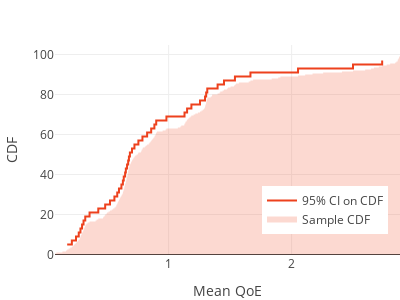

The cell this chart's notebook holds for it:
### Code cell
custom_layout = {
    "width":400,
    "height":300,
    "margin":dict(l=55, r=0, t=45, b=45),
    "legend": dict(x=0.6, 
                   y=0.1, 
                   orientation='v')
}
figure.update_layout(custom_layout)
figure.show()

### Figure 1 — Plotly figure (JSON) as saved in the notebook; plotly's stock layout.template omitted (floating-point values rounded to 4 significant figures; data arrays with more than 128 entries replaced by an {"elided": "..."} marker saying what was removed)
{"data": [{"line": {"shape": "hv"}, "marker": {"color": "rgba(237, 65, 29, 1)"}, "name": "95% CI on CDF", "type": "scatter", "x": [0.175, 0.213, 0.247, 0.269, 0.283, 0.296, 0.308, 0.322, 0.357, 0.428, 0.484, 0.523, 0.559, 0.582, 0.596, 0.616, 0.628, 0.635, 0.646, 0.652, 0.662, 0.671, 0.677, 0.685, 0.702, 0.722, 0.754, 0.787, 0.825, 0.858, 0.884, 0.899, 0.982, 1.129, 1.15, 1.185, 1.255, 1.296, 1.305, 1.314, 1.398, 1.45, 1.539, 1.665, 2.052, 2.499, 2.736, null], "y": [5, 7, 9, 11, 13, 15, 17, 19, 21, 23, 25, 27, 29, 31, 33, 35, 37, 39, 41, 43, 45, 47, 49, 51, 53, 55, 57, 59, 61, 63, 65, 67, 69, 71, 73, 75, 77, 79, 81, 83, 85, 87, 89, 91, 93, 95, 97, 99]}, {"fill": "tozeroy", "fillcolor": "rgba(237, 65, 29, 0.2)", "line": {"shape": "hv"}, "mode": "none", "name": "Sample CDF", "opacity": 0.2, "type": "scatter", "x": {"elided": "199 float values"}, "y": {"elided": "199 float values"}}], "layout": {"height": 300, "legend": {"orientation": "v", "x": 0.6, "y": 0.1}, "margin": {"b": 45, "l": 55, "r": 0, "t": 45}, "width": 400, "xaxis": {"title": {"text": "Mean QoE"}}, "yaxis": {"title": {"text": "CDF"}}}}
